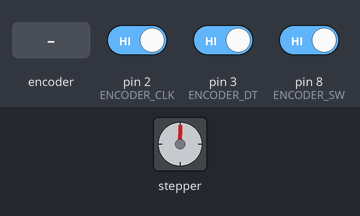
The sketch below on a simulated Arduino Nano, built with avr-gcc and run on an emulated ATmega328P. On the bench: stepper motor. The inputs (shaded band) are chosen by the test bench; at power-on: pin 8 (ENCODER_SW) HIGH, pin 2 (ENCODER_CLK) HIGH, pin 3 (ENCODER_DT) HIGH. Stepper angles assume 4096 steps per turn.

Above: at 0.47 s.
1.3 s: rotary encoder on pin 2 (ENCODER_CLK) / pin 3 (ENCODER_DT) turned 1 step (first pin leading)
At 1.67 s:
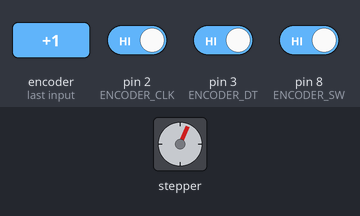
4.3 s: rotary encoder on pin 2 (ENCODER_CLK) / pin 3 (ENCODER_DT) turned 1 step (first pin leading)
At 4.69 s:
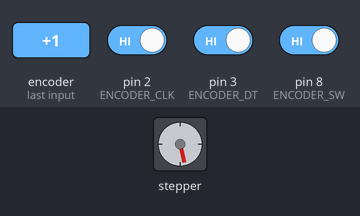
7.3 s: pin 8 (ENCODER_SW) driven LOW
At 7.69 s:
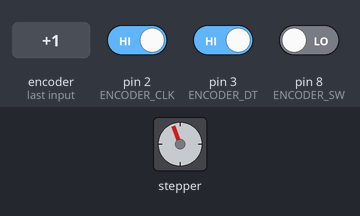
Timing chart, 0 to 16.3 s (numbered marks = the images above; inputs shaded):
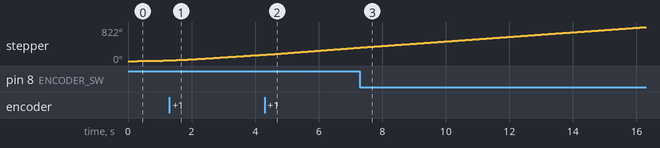

The sketch:

turntable.ino
```cpp
#include <AccelStepper.h>

// --- PİN TANIMLAMALARI (Arduino Nano) ---
#define IN1 4
#define IN2 5
#define IN3 6
#define IN4 7

#define ENCODER_CLK 2 // Mutlaka D2 olmalı (Interrupt 0)
#define ENCODER_DT 3
#define ENCODER_SW 8

// 1-3-2-4 bobin tetikleme sırası (Yazılımsal çaprazlama)
AccelStepper stepper(AccelStepper::HALF4WIRE, IN1, IN3, IN2, IN4);

// --- HIZ DEĞİŞKENLERİ ---
volatile int setSpeed = 500;      // Başlangıç hızı
const int maxSpeed = 1000;        // 28BYJ-48 limiti
const int speedStep = 100;        // Encoder'ın her tıkında artacak hız

volatile bool directionForward = true;
volatile unsigned long lastButtonPress = 0;

// --- İVME (RAMPING) DEĞİŞKENLERİ ---
float currentActualSpeed = 0.0;
int targetSpeed = 0;
const float acceleration = 1.5;   // İvme katsayısı
unsigned long lastAccelTime = 0;
const int accelInterval = 5;      // Güncelleme periyodu (ms)

// --- INTERRUPT FONKSİYONU (Nano için IRAM_ATTR kaldırıldı) ---
void readEncoder() {
  int dtValue = digitalRead(ENCODER_DT);
  if (dtValue == HIGH) {
    setSpeed += speedStep; // Sağa çevrildi
  } else {
    setSpeed -= speedStep; // Sola çevrildi
  }

  if (setSpeed > maxSpeed) setSpeed = maxSpeed;
  if (setSpeed < 0) setSpeed = 0;
}

void setup() {
  Serial.begin(115200);

  // Pin Modları (Dahili Pull-up dirençlerini açıyoruz)
  pinMode(ENCODER_CLK, INPUT_PULLUP);
  pinMode(ENCODER_DT, INPUT_PULLUP);
  pinMode(ENCODER_SW, INPUT_PULLUP);

  // Interrupt Ayarı (Sadece düşen kenarda tetiklenir)
  attachInterrupt(digitalPinToInterrupt(ENCODER_CLK), readEncoder, FALLING);

  // Motor Başlangıç Ayarları
  stepper.setMaxSpeed(maxSpeed);
  stepper.setSpeed(0);
}

void loop() {
  // 1. Buton Okuma ve Yön Değiştirme (Debounce ile)
  if (digitalRead(ENCODER_SW) == LOW) {
    if (millis() - lastButtonPress > 250) {
      directionForward = !directionForward;
      lastButtonPress = millis();
    }
  }

  // 2. Hedef Hızı Hesapla
  targetSpeed = directionForward ? setSpeed : -setSpeed;

  // 3. Yazılımsal İvmelenme (Ramping) Algoritması
  if (millis() - lastAccelTime > accelInterval) {
    if (currentActualSpeed < targetSpeed) {
      currentActualSpeed += acceleration;
      if (currentActualSpeed > targetSpeed) currentActualSpeed = targetSpeed;
    }
    else if (currentActualSpeed > targetSpeed) {
      currentActualSpeed -= acceleration;
      if (currentActualSpeed < targetSpeed) currentActualSpeed = targetSpeed;
    }

    stepper.setSpeed(currentActualSpeed);
    lastAccelTime = millis();
  }

  // 4. Motoru Döndür
  stepper.runSpeed();
}
```
